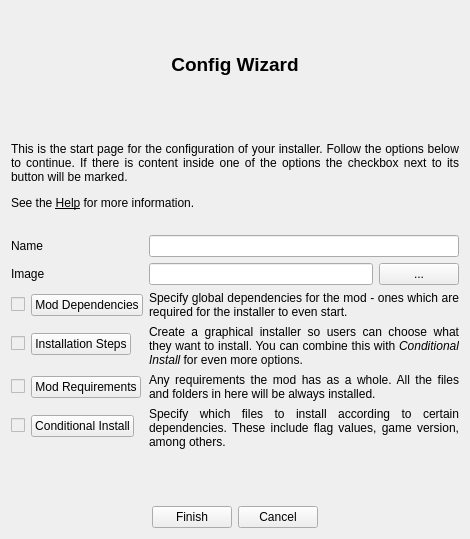
<?xml version="1.0" encoding="UTF-8"?>
<ui version="4.0">
 <class>Form</class>
 <widget class="QWidget" name="Form">
  <property name="geometry">
   <rect>
    <x>0</x>
    <y>0</y>
    <width>470</width>
    <height>539</height>
   </rect>
  </property>
  <property name="windowTitle">
   <string>Form</string>
  </property>
  <layout class="QVBoxLayout" name="verticalLayout_2">
   <item>
    <layout class="QVBoxLayout" name="verticalLayout" stretch="2,2,5">
     <item>
      <widget class="QLabel" name="label_4">
       <property name="sizePolicy">
        <sizepolicy hsizetype="Preferred" vsizetype="Preferred">
         <horstretch>0</horstretch>
         <verstretch>0</verstretch>
        </sizepolicy>
       </property>
       <property name="minimumSize">
        <size>
         <width>0</width>
         <height>40</height>
        </size>
       </property>
       <property name="font">
        <font>
         <pointsize>14</pointsize>
         <weight>75</weight>
         <bold>true</bold>
        </font>
       </property>
       <property name="text">
        <string>Config Wizard</string>
       </property>
       <property name="alignment">
        <set>Qt::AlignCenter</set>
       </property>
      </widget>
     </item>
     <item>
      <widget class="QLabel" name="label">
       <property name="text">
        <string>&lt;html&gt;&lt;head/&gt;&lt;body&gt;&lt;p&gt;This is the start page for the configuration of your installer. Follow the options below to continue. If there is content inside one of the options the checkbox next to its button will be marked.&lt;/p&gt;&lt;p&gt;See the &lt;span style=&quot; text-decoration: underline;&quot;&gt;Help&lt;/span&gt; for more information.&lt;/p&gt;&lt;/body&gt;&lt;/html&gt;</string>
       </property>
       <property name="alignment">
        <set>Qt::AlignJustify|Qt::AlignVCenter</set>
       </property>
       <property name="wordWrap">
        <bool>true</bool>
       </property>
      </widget>
     </item>
     <item>
      <layout class="QFormLayout" name="formLayout">
       <item row="0" column="0">
        <widget class="QLabel" name="nameLabel">
         <property name="text">
          <string>Name</string>
         </property>
        </widget>
       </item>
       <item row="0" column="1">
        <widget class="QLineEdit" name="nameLineEdit"/>
       </item>
       <item row="1" column="0">
        <widget class="QLabel" name="imageLabel">
         <property name="text">
          <string>Image</string>
         </property>
        </widget>
       </item>
       <item row="1" column="1">
        <widget class="QWidget" name="imageWidget" native="true">
         <layout class="QHBoxLayout" name="horizontalLayout_3">
          <property name="leftMargin">
           <number>0</number>
          </property>
          <property name="topMargin">
           <number>0</number>
          </property>
          <property name="rightMargin">
           <number>0</number>
          </property>
          <property name="bottomMargin">
           <number>0</number>
          </property>
          <item>
           <widget class="QLineEdit" name="lineEdit"/>
          </item>
          <item>
           <widget class="QPushButton" name="pushButton_2">
            <property name="minimumSize">
             <size>
              <width>30</width>
              <height>20</height>
             </size>
            </property>
            <property name="sizeIncrement">
             <size>
              <width>0</width>
              <height>0</height>
             </size>
            </property>
            <property name="baseSize">
             <size>
              <width>0</width>
              <height>0</height>
             </size>
            </property>
            <property name="text">
             <string>...</string>
            </property>
           </widget>
          </item>
         </layout>
        </widget>
       </item>
       <item row="2" column="0">
        <widget class="QWidget" name="widget" native="true">
         <layout class="QHBoxLayout" name="horizontalLayout_2">
          <property name="leftMargin">
           <number>0</number>
          </property>
          <property name="topMargin">
           <number>0</number>
          </property>
          <property name="rightMargin">
           <number>0</number>
          </property>
          <property name="bottomMargin">
           <number>0</number>
          </property>
          <item>
           <widget class="QCheckBox" name="checkBox">
            <property name="enabled">
             <bool>false</bool>
            </property>
            <property name="text">
             <string/>
            </property>
           </widget>
          </item>
          <item>
           <widget class="QPushButton" name="pushButton">
            <property name="sizePolicy">
             <sizepolicy hsizetype="Expanding" vsizetype="Fixed">
              <horstretch>0</horstretch>
              <verstretch>0</verstretch>
             </sizepolicy>
            </property>
            <property name="text">
             <string>Mod Dependencies</string>
            </property>
           </widget>
          </item>
         </layout>
        </widget>
       </item>
       <item row="2" column="1">
        <widget class="QLabel" name="label_2">
         <property name="text">
          <string>&lt;html&gt;&lt;head/&gt;&lt;body&gt;&lt;p&gt;Specify global dependencies for the mod - ones which are required for the installer to even start.&lt;/p&gt;&lt;/body&gt;&lt;/html&gt;</string>
         </property>
         <property name="alignment">
          <set>Qt::AlignJustify|Qt::AlignVCenter</set>
         </property>
         <property name="wordWrap">
          <bool>true</bool>
         </property>
        </widget>
       </item>
       <item row="3" column="0">
        <widget class="QWidget" name="widget_3" native="true">
         <property name="sizePolicy">
          <sizepolicy hsizetype="Expanding" vsizetype="Preferred">
           <horstretch>0</horstretch>
           <verstretch>0</verstretch>
          </sizepolicy>
         </property>
         <layout class="QHBoxLayout" name="horizontalLayout_5">
          <property name="sizeConstraint">
           <enum>QLayout::SetDefaultConstraint</enum>
          </property>
          <property name="leftMargin">
           <number>0</number>
          </property>
          <property name="topMargin">
           <number>0</number>
          </property>
          <property name="rightMargin">
           <number>0</number>
          </property>
          <property name="bottomMargin">
           <number>0</number>
          </property>
          <item>
           <widget class="QCheckBox" name="checkBox_3">
            <property name="enabled">
             <bool>false</bool>
            </property>
            <property name="sizePolicy">
             <sizepolicy hsizetype="Minimum" vsizetype="Fixed">
              <horstretch>0</horstretch>
              <verstretch>0</verstretch>
             </sizepolicy>
            </property>
            <property name="text">
             <string/>
            </property>
           </widget>
          </item>
          <item>
           <widget class="QPushButton" name="pushButton_4">
            <property name="sizePolicy">
             <sizepolicy hsizetype="Expanding" vsizetype="Fixed">
              <horstretch>0</horstretch>
              <verstretch>0</verstretch>
             </sizepolicy>
            </property>
            <property name="text">
             <string>Installation Steps</string>
            </property>
            <property name="flat">
             <bool>false</bool>
            </property>
           </widget>
          </item>
         </layout>
        </widget>
       </item>
       <item row="4" column="0">
        <widget class="QWidget" name="widget_2" native="true">
         <layout class="QHBoxLayout" name="horizontalLayout_4">
          <property name="leftMargin">
           <number>0</number>
          </property>
          <property name="topMargin">
           <number>0</number>
          </property>
          <property name="rightMargin">
           <number>0</number>
          </property>
          <property name="bottomMargin">
           <number>0</number>
          </property>
          <item>
           <widget class="QCheckBox" name="checkBox_2">
            <property name="enabled">
             <bool>false</bool>
            </property>
            <property name="text">
             <string/>
            </property>
           </widget>
          </item>
          <item>
           <widget class="QPushButton" name="pushButton_3">
            <property name="sizePolicy">
             <sizepolicy hsizetype="Expanding" vsizetype="Fixed">
              <horstretch>0</horstretch>
              <verstretch>0</verstretch>
             </sizepolicy>
            </property>
            <property name="text">
             <string>Mod Requirements</string>
            </property>
           </widget>
          </item>
         </layout>
        </widget>
       </item>
       <item row="3" column="1">
        <widget class="QLabel" name="label_3">
         <property name="text">
          <string>&lt;html&gt;&lt;head/&gt;&lt;body&gt;&lt;p&gt;Create a graphical installer so users can choose what they want to install. You can combine this with &lt;span style=&quot; font-style:italic;&quot;&gt;Conditional Install&lt;/span&gt; for even more options.&lt;/p&gt;&lt;/body&gt;&lt;/html&gt;</string>
         </property>
         <property name="alignment">
          <set>Qt::AlignJustify|Qt::AlignVCenter</set>
         </property>
         <property name="wordWrap">
          <bool>true</bool>
         </property>
        </widget>
       </item>
       <item row="4" column="1">
        <widget class="QLabel" name="label_5">
         <property name="text">
          <string>&lt;html&gt;&lt;head/&gt;&lt;body&gt;&lt;p&gt;Any requirements the mod has as a whole. All the files and folders in here will be always installed.&lt;/p&gt;&lt;/body&gt;&lt;/html&gt;</string>
         </property>
         <property name="alignment">
          <set>Qt::AlignJustify|Qt::AlignVCenter</set>
         </property>
         <property name="wordWrap">
          <bool>true</bool>
         </property>
        </widget>
       </item>
       <item row="5" column="0">
        <widget class="QWidget" name="widget_4" native="true">
         <layout class="QHBoxLayout" name="horizontalLayout_6">
          <property name="leftMargin">
           <number>0</number>
          </property>
          <property name="topMargin">
           <number>0</number>
          </property>
          <property name="rightMargin">
           <number>0</number>
          </property>
          <property name="bottomMargin">
           <number>0</number>
          </property>
          <item>
           <widget class="QCheckBox" name="checkBox_4">
            <property name="enabled">
             <bool>false</bool>
            </property>
            <property name="text">
             <string/>
            </property>
           </widget>
          </item>
          <item>
           <widget class="QPushButton" name="pushButton_5">
            <property name="sizePolicy">
             <sizepolicy hsizetype="Expanding" vsizetype="Fixed">
              <horstretch>0</horstretch>
              <verstretch>0</verstretch>
             </sizepolicy>
            </property>
            <property name="text">
             <string>Conditional Install</string>
            </property>
            <property name="checkable">
             <bool>false</bool>
            </property>
            <property name="checked">
             <bool>false</bool>
            </property>
           </widget>
          </item>
         </layout>
        </widget>
       </item>
       <item row="5" column="1">
        <widget class="QLabel" name="label_6">
         <property name="text">
          <string>&lt;html&gt;&lt;head/&gt;&lt;body&gt;&lt;p&gt;Specify which files to install according to certain dependencies. These include flag values, game version, among others.&lt;/p&gt;&lt;/body&gt;&lt;/html&gt;</string>
         </property>
         <property name="alignment">
          <set>Qt::AlignJustify|Qt::AlignVCenter</set>
         </property>
         <property name="wordWrap">
          <bool>true</bool>
         </property>
        </widget>
       </item>
      </layout>
     </item>
    </layout>
   </item>
   <item>
    <layout class="QHBoxLayout" name="horizontalLayout">
     <item>
      <spacer name="horizontalSpacer">
       <property name="orientation">
        <enum>Qt::Horizontal</enum>
       </property>
       <property name="sizeHint" stdset="0">
        <size>
         <width>40</width>
         <height>20</height>
        </size>
       </property>
      </spacer>
     </item>
     <item>
      <widget class="QPushButton" name="finish_button">
       <property name="sizePolicy">
        <sizepolicy hsizetype="Fixed" vsizetype="Fixed">
         <horstretch>0</horstretch>
         <verstretch>0</verstretch>
        </sizepolicy>
       </property>
       <property name="text">
        <string>Finish</string>
       </property>
      </widget>
     </item>
     <item>
      <widget class="QPushButton" name="cancel_button">
       <property name="sizePolicy">
        <sizepolicy hsizetype="Fixed" vsizetype="Fixed">
         <horstretch>0</horstretch>
         <verstretch>0</verstretch>
        </sizepolicy>
       </property>
       <property name="text">
        <string>Cancel</string>
       </property>
      </widget>
     </item>
     <item>
      <spacer name="horizontalSpacer_2">
       <property name="orientation">
        <enum>Qt::Horizontal</enum>
       </property>
       <property name="sizeHint" stdset="0">
        <size>
         <width>40</width>
         <height>20</height>
        </size>
       </property>
      </spacer>
     </item>
    </layout>
   </item>
  </layout>
 </widget>
 <resources/>
 <connections/>
</ui>
